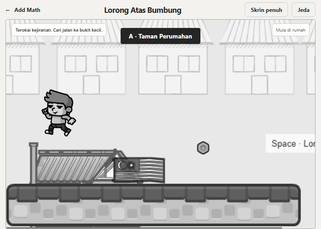
#> input picture audits/level-v8/phase2/raw-frames/jump-00-jump.png, 321 x 229 px, shrunk from 700 x 500 before the run, found by its file name
$ python gen_evidence.py
#> lines starting #> are read from the running program, lines starting #| are printed output that depends on the picture
from PIL import Image, ImageDraw, ImageFont

SRC = r"C:\laragon\www\Azza-arch\app\addmath\rooftop\tests\artifacts\phase2"
OUT = r"C:\laragon\www\Azza-arch\audits\level-v8\phase2\phase2-jump-sequence.png"

def font(sz, bold=False):
    try:
        return ImageFont.truetype("arialbd.ttf" if bold else "arial.ttf", sz)
    except Exception:
        return ImageFont.load_default()

frames = ["jump-00-jump.png", "jump-01-jump.png", "jump-02-fall.png", "jump-03-fall.png", "jump-04-idle.png", "jump-05-idle.png"]
labels = ["takeoff (stretch)", "rising (jump)", "apex->fall", "falling", "landed (squash)", "recovered"]
thumbs = [Image.open(f"{SRC}\\{f}").convert("RGB") for f in frames]
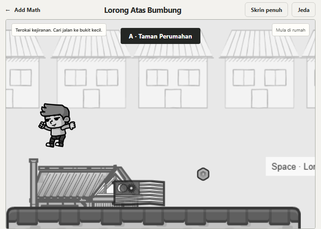
#> input picture audits/level-v8/phase2/raw-frames/jump-01-jump.png, 321 x 229 px, shrunk from 700 x 500 before the run, found by its file name
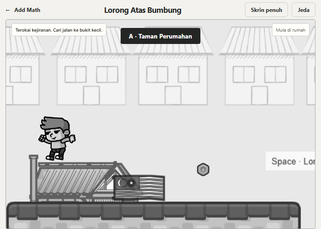
#> input picture audits/level-v8/phase2/raw-frames/jump-02-fall.png, 321 x 229 px, shrunk from 700 x 500 before the run, found by its file name
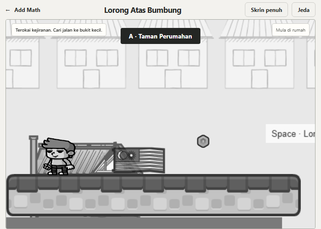
#> input picture audits/level-v8/phase2/raw-frames/jump-03-fall.png, 321 x 229 px, shrunk from 700 x 500 before the run, found by its file name
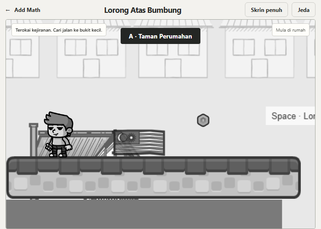
#> input picture audits/level-v8/phase2/raw-frames/jump-04-idle.png, 321 x 229 px, shrunk from 700 x 500 before the run, found by its file name
#> (the run stopped early here; a loop or call above may not have finished)
